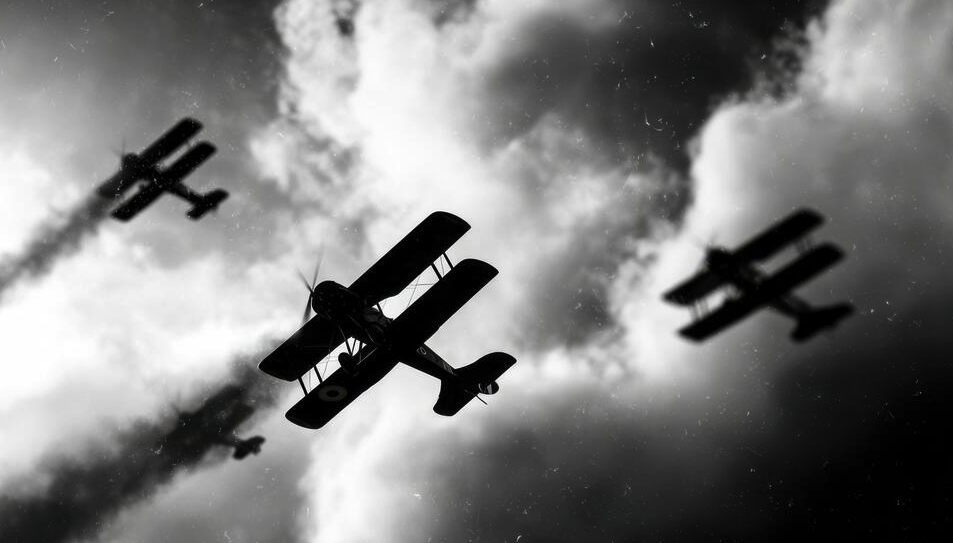
#> input picture GAMES/PPOT DogFight/images/Title.jpg, 953 x 543 px, found by its file name
$ python -i fxdata-build.py   (imports and definitions only)
#> lines starting #> are read from the running program, lines starting #| are printed output that depends on the picture
#FX data build tool version 1.13 by Mr.Blinky May 2021 - Jan 2023

VERSION = '1.13'

import sys
import os
import re

constants = [
    #normal bitmap modes
    ("dbmNormal",    0x00),
    ("dbmOverwrite", 0x00),
    ("dbmWhite",     0x01),
    ("dbmReverse",   0x08),
    ("dbmBlack",     0x0D),
    ("dbmInvert",    0x02),
    #masked bitmap modes for frame
    ("dbmMasked",              0x10),
    ("dbmMasked_dbmWhite",     0x11),
    ("dbmMasked_dbmReverse",   0x18),
    ("dbmMasked_dbmBlack",     0x1D),
    ("dbmMasked_dbmInvert",    0x12),
    #bitmap modes for last bitmap in a frame
    ("dbmNormal_end",    0x40),
    ("dbmOverwrite_end", 0x40),
    ("dbmWhite_end",     0x41),
    ("dbmReverse_end",   0x48),
    ("dbmBlack_end",     0x4D),
    ("dbmInvert_end",    0x42),
    #masked bitmap modes for last bitmap in a frame
    ("dbmMasked_end",              0x50),
    ("dbmMasked_dbmWhite_end",     0x51),
    ("dbmMasked_dbmReverse_end",   0x58),
    ("dbmMasked_dbmBlack_end",     0x5D),
    ("dbmMasked_dbmInvert_end",    0x52),
    #bitmap modes for last bitmap of the last frame
    ("dbmNormal_last",    0x80),
    ("dbmOverwrite_last", 0x80),
    ("dbmWhite_last",     0x81),
    ("dbmReverse_last",   0x88),
    ("dbmBlack_last",     0x8D),
    ("dbmInvert_last",    0x82),
    #masked bitmap modes for last bitmap in a frame
    ("dbmMasked_last",              0x90),
    ("dbmMasked_dbmWhite_last",     0x91),
    ("dbmMasked_dbmReverse_last",   0x98),
    ("dbmMasked_dbmBlack_last",     0x9D),
    ("dbmMasked_dbmInvert_last",    0x92),
    ]

def print(s):
  sys.stdout.write(s + '\n')
  sys.stdout.flush()

# [1 line not run here, left out]

bytes = bytearray()
symbols = []
header = []
label = ''
indent =''
blkcom = False
namespace = False
include = False
try:
  toolspath = os.path.dirname(os.path.abspath(sys.argv[0]))
  sys.path.insert(0, toolspath)
  from PIL import Image
except:
  sys.stderr.write("PILlow python module not found or wrong version.\n")
  sys.stderr.write("Make sure the correct module is installed or placed at {}\n".format(toolspath))
  sys.exit(-1)

def rawData(filename):
  global path
  with open(path + filename,"rb") as file:
    bytes = bytearray(file.read())
    file.close()
    return bytes

def includeFile(filename):
  global path
  print("Including file {}".format(path + filename))
  with open(path + filename,"r") as file:
    lines = file.readlines()
    file.close()
    return lines

def imageData(filename):
#> called with filename = '../../../PPOT DogFight/images/Title.jpg'
  global path, symbols
  filename = path + filename

  ## parse filename ## FILENAME_[WxH]_[S].[EXT]"
  spriteWidth = 0
  spriteHeight = 0
  spacing = 0
  elements = os.path.basename(os.path.splitext(filename)[0]).split("_")
  lastElement = len(elements)-1
  #get width and height from filename
  i = lastElement
  while i > 0:
    subElements = list(filter(None,elements[i].split('x')))
    if len(subElements) == 2 and subElements[0].isnumeric() and subElements[1].isnumeric():
      spriteWidth = int(subElements[0])
      spriteHeight = int(subElements[1])
      if i < lastElement and elements[i+1].isnumeric():
        spacing = int(elements[i+1])
      break
    else: i -= 1

  #load image
  img = Image.open(filename).convert("RGBA")
#> img is the input picture: PIL image 953x543 RGBA; mean R, G, B, A 125, 125, 124.8, 255
  img = img.rotate(-90, expand=True)  #rotate 90 degrees clockwise before conversion
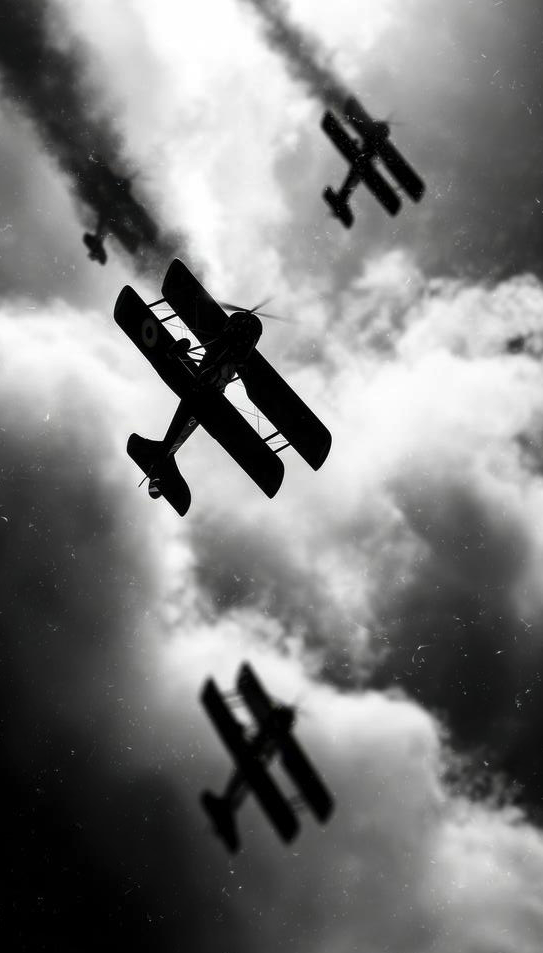
#> img: PIL image 543x953 RGBA; mean R, G, B, A 125, 125, 124.8, 255
  pixels = list(img.getdata())
#> pixels = 517479 items
  #check for transparency
  transparency = False
  for i in pixels:
   if i[3] < 255:
    transparency = True
    break
#> this loop made 517479 passes
#> i on passes 1 to 3: (27, 27, 27, 255), (27, 27, 27, 255), (28, 28, 28, 255)

  # check for multiple frames/tiles
  if spriteWidth > 0:
    hframes = (img.size[0] - spacing) // (spriteWidth + spacing)
  else:
    spriteWidth = img.size[0] - 2 * spacing
#> spriteWidth = 543
    hframes = 1
  if spriteHeight > 0:
    vframes = (img.size[1] - spacing) // (spriteHeight + spacing)
  else:
    spriteHeight = img.size[1] - 2* spacing
#> spriteHeight = 953
    vframes = 1

  #create byte array for bin file
  size = (spriteHeight+7) // 8 * spriteWidth * hframes * vframes
#> size = 65160
  if transparency:
    size += size
  bytes = bytearray([spriteWidth >> 8, spriteWidth & 0xFF, spriteHeight >> 8, spriteHeight & 0xFF])
  bytes += bytearray(size)
  i = 4
  b = 0
  m = 0
  fy = spacing
  frames = 0
  for v in range(vframes):
    fx = spacing
    for h in range(hframes):
      for y in range (0,spriteHeight,8):
        line = "  "
        for x in range (0,spriteWidth):
          for p in range (0,8):
            b = b >> 1
            m = m >> 1
            if (y + p) < spriteHeight: #for heights that are not a multiple of 8 pixels
              if pixels[(fy + y + p) * img.size[0] + fx + x][1] > 64:
                b |= 0x80 #white pixel
              if pixels[(fy + y + p) * img.size[0] + fx + x][3] > 64:
                m |= 0x80 #opaque pixel
              else:
                b &= 0x7F #for transparent pixel clear possible white pixel
          bytes[i] = b
          i += 1
          if transparency:
            bytes[i] = m
            i += 1
      frames += 1
      fx += spriteWidth + spacing
    fy += spriteHeight + spacing
#> after the loop, b = 1; frames = 1; fy = 953; i = 65164; m = 1
#> (the run stopped early here; a loop or call above may not have finished)
